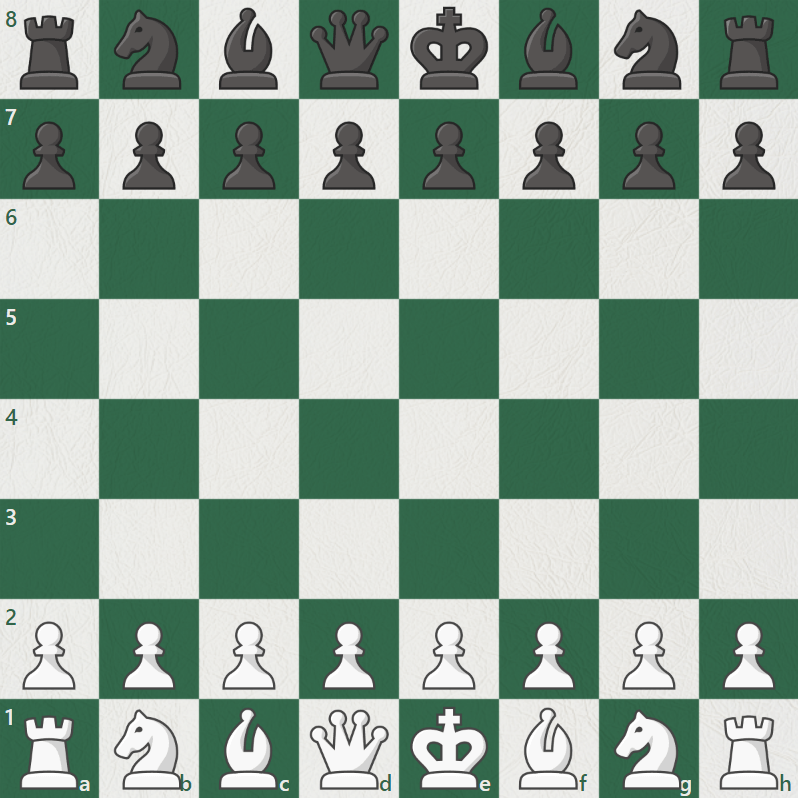
#> input picture chessboard.png, 798 x 798 px
$ python main.py
#> lines starting #> are read from the running program, lines starting #| are printed output that depends on the picture; after the words box and inside, x2 and y2 are one past the last pixel; in counts of white or black regions, pixels touching at a corner belong together; pictures that were not available may be replaced by others from this repository, and a replacement may not be noted
### eb.py
import cv2


def eb():
    # Load the image
    image = cv2.imread('./chessboard_up.png')

    # Apply Gaussian Blur
    blurred_image = cv2.GaussianBlur(image, (15, 15), 0)

    # Save or display the result
    cv2.imwrite('blurred_image.png', blurred_image)
    cv2.imshow('Blurred Image', blurred_image)

# [2 lines that do not run on import are left out]

### grid.py
from PIL import Image

def divide_to_grid(image):
    # Check if the image dimensions are compatible with an 8x8 grid of 8x8 squares
    width, height = image.size

    # Define the size of each square
    square_size = width // 8
    grid_size = 8  # 8x8 grid

    if width < square_size * grid_size or height < square_size * grid_size:
        raise ValueError("Image dimensions must be at least 64x64 pixels for an 8x8 grid of 8x8 squares.")

    # List to hold RGB data for each square
    grid_rgb_data = []

    # Loop through each square in the 8x8 grid
    for row in range(grid_size):
        for col in range(grid_size):
            # Calculate the bounding box for the current 8x8 square
            left = col * square_size
            top = row * square_size
            right = left + square_size
            bottom = top + square_size

            # Crop the square from the image
            square = image.crop((left, top, right, bottom))

            # Get RGB pixel values for the 8x8 square
            pixels = list(square.getdata())

            # Append the RGB data for this square to the list
            grid_rgb_data.append(pixels)

    # Now 'grid_rgb_data' contains 64 lists of RGB tuples, one for each 8x8 square
    # for i, square_pixels in enumerate(grid_rgb_data):
    #     print(f"Square {i + 1} pixels:", square_pixels)

    new_image = Image.new("RGB", (width // 8, height // 8))
    new_image.putdata(grid_rgb_data[63])
    # new_image.save("new_image.png")
    new_image.show()

    return grid_rgb_data

# [3 lines that do not run on import are left out]

### main.py
from PIL import Image
import grid
import eb

THRESHOLD_VALUE = 72
WHITE = (255, 255, 255)
BLACK = (0, 0, 0)

def binary_thresholding(im):
    up_pixels = []
    for i in pixels:
        bw = (i[0] + i[1] + i[2]) / 3
        if bw > THRESHOLD_VALUE:
            up_pixels.append(WHITE)
        else:
            up_pixels.append(BLACK)
    return up_pixels


image_path = 'chessboard.png'
image = Image.open(image_path)
#> image is the input picture: PIL image 798x798 P; mean R, G, B 141.1, 163.5, 149.6
width, height = image.size
#> width = 798; height = 798

image = image.convert('RGB')

pixels = list(image.getdata())
#> pixels = 636804 items

up_pixels = binary_thresholding(pixels)
#> the loop in binary_thresholding, `for i in pixels:` made 636804 passes
#> (i, bw) on passes 1 to 3: ((236, 237, 234), 235.7), ((237, 237, 233), 235.7), ((237, 237, 235), 236.3)
#> up_pixels = 636804 items

new_image = Image.new("RGB", (width, height))
#> new_image: PIL image 798x798 RGB; every value is 0
new_image.putdata(up_pixels)
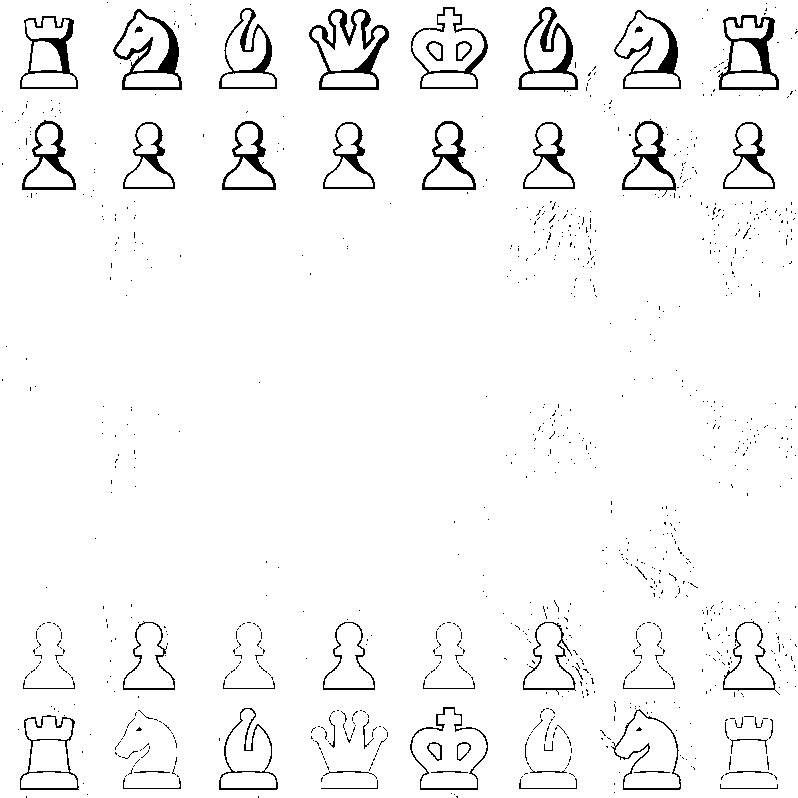
#> new_image: PIL image 798x798 RGB; 96.2% white; 975 black regions (921 under 20 px), largest, box (x1, y1, x2, y2) and area: (309, 9, 389, 90) 1719, (113, 9, 182, 90) 1426, (718, 15, 779, 91) 1345
new_image.save("chessboard_up.png")
eb.eb()
#> in eb, `blurred_image = cv2.GaussianBlur(image, (15, 15), 0)`:
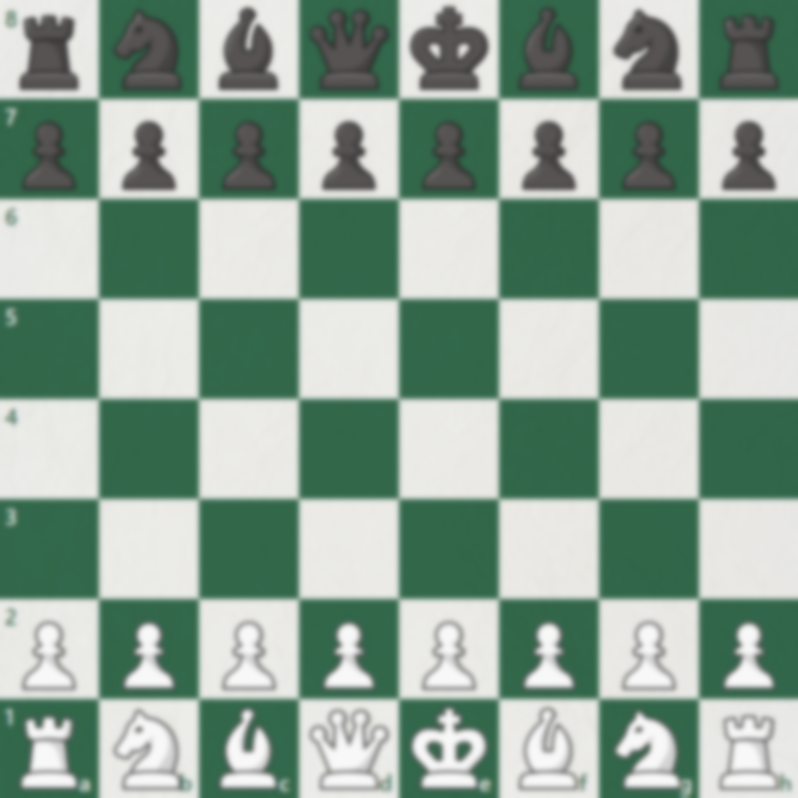
#> blurred_image: shape (798, 798, 3); mean B, G, R 149.6, 163.5, 141.1

blurred_image_path = 'blurred_image.png'
blurred_image = Image.open(blurred_image_path).convert("RGB")
#> blurred_image: PIL image 798x798 RGB

grid_img = grid.divide_to_grid(blurred_image)
#> after the loop in divide_to_grid, `for row in range(grid_size):`: grid_rgb_data = 64 items
#> in divide_to_grid, `new_image = Image.new("RGB", (width // 8, height // 8))`: new_image: PIL image 99x99 RGB; every value is 0
#> in divide_to_grid, `new_image.putdata(grid_rgb_data[63])`:
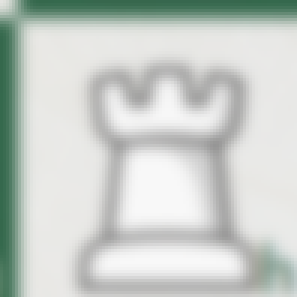
#> new_image: PIL image 99x99 RGB (shown 3 times larger); mean R, G, B 200.1, 206.1, 201.4
#> grid_img = 64 items
